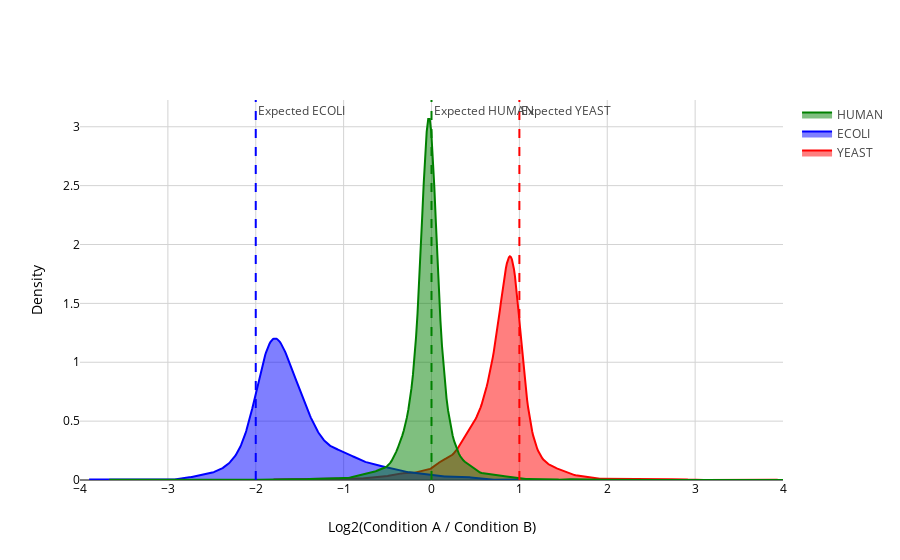
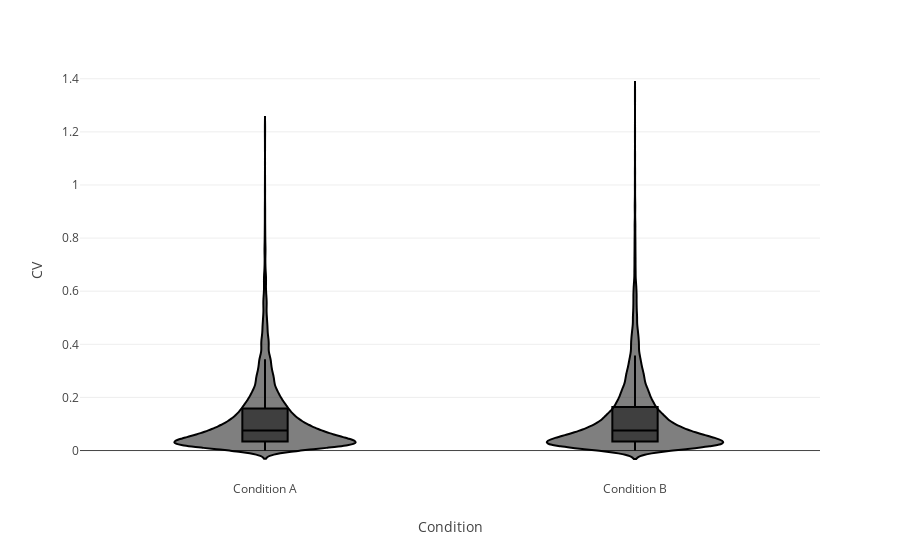
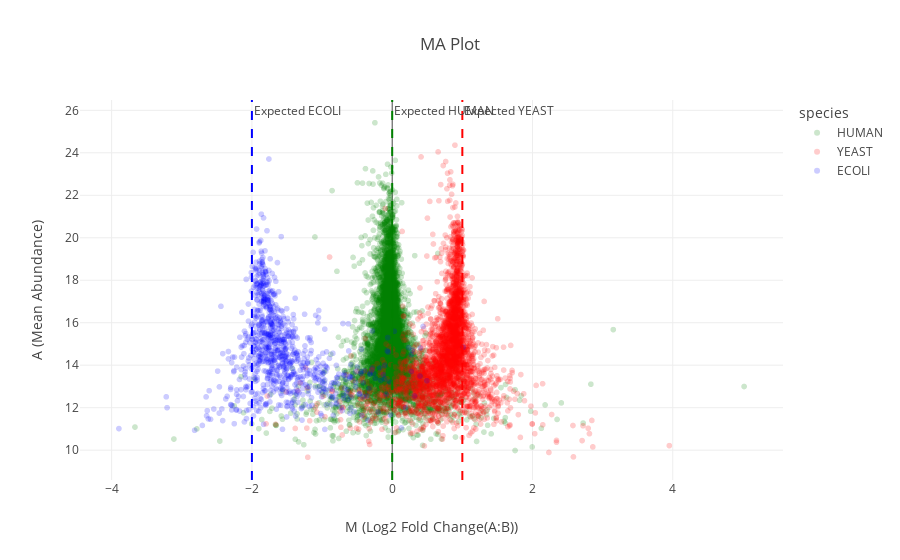

Write notebook code for charts like these, in order.
### Markdown cell above
## 2. In depth plots

### Code cell
# Generate the standard ProteoBench in-depth plots
try:
    print("🎨 Generating ProteoBench standard plots...")
    
    # Generate all the standard LFQ HYE plots
    plots = plot_generator.generate_in_depth_plots(
        performance_data=intermediate_df,
        parse_settings=parse_settings
    )
    
    print(f"✅ Generated {len(plots)} ProteoBench plots:")
    for plot_name in plots.keys():
        print(f"  • {plot_name}")
    
    # Display each plot
    plot_descriptions = plot_generator.get_in_depth_plot_descriptions()
    
    for plot_name, fig in plots.items():
        print(f"\n📊 {plot_name.upper()} PLOT:")
        print(f"📝 Description: {plot_descriptions.get(plot_name, 'No description available')}")
        
        # Show the plot
        fig.show()
    
    print("\n✅ All ProteoBench standard plots generated successfully!")
    
except Exception as e:
    print(f"❌ Error generating ProteoBench plots: {e}")
    import traceback
    traceback.print_exc()
    
    # Fallback to basic plotting if needed
    print("\n⚠️  Falling back to basic plotting...")
    
    # Create a simple fold change plot as fallback
    import plotly.express as px
    
    if 'log2_A_vs_B' in intermediate_df.columns and 'species' in intermediate_df.columns:
        fig = px.histogram(
            intermediate_df, 
            x='log2_A_vs_B', 
            color='species',
            title='Fold Change Distribution by Species',
            nbins=50,
            opacity=0.7
        )
        fig.update_layout(
            xaxis_title='Log2 Fold Change (A vs B)',
            yaxis_title='Count'
        )
        fig.show()
        print("✅ Basic fold change plot created as fallback!")

### Figure 1 — Plotly figure (JSON) as saved in the notebook; plotly's stock layout.template omitted (floating-point values rounded to 4 significant figures; data arrays with more than 128 entries replaced by an {"elided": "..."} marker saying what was removed)
{"data": [{"fill": "tozeroy", "legendgroup": "YEAST", "marker": {"color": "red"}, "mode": "lines", "name": "YEAST", "opacity": 0.4, "showlegend": true, "type": "scatter", "x": {"elided": "500 float values"}, "xaxis": "x", "y": {"elided": "500 float values"}, "yaxis": "y"}, {"fill": "tozeroy", "legendgroup": "ECOLI", "marker": {"color": "blue"}, "mode": "lines", "name": "ECOLI", "opacity": 0.4, "showlegend": true, "type": "scatter", "x": {"elided": "500 float values"}, "xaxis": "x", "y": {"elided": "500 float values"}, "yaxis": "y"}, {"fill": "tozeroy", "legendgroup": "HUMAN", "marker": {"color": "green"}, "mode": "lines", "name": "HUMAN", "opacity": 0.4, "showlegend": true, "type": "scatter", "x": {"elided": "500 float values"}, "xaxis": "x", "y": {"elided": "500 float values"}, "yaxis": "y"}], "layout": {"annotations": [{"showarrow": false, "text": "Expected YEAST", "x": 1, "xanchor": "left", "xref": "x", "y": 1, "yanchor": "top", "yref": "y domain"}, {"showarrow": false, "text": "Expected ECOLI", "x": -2, "xanchor": "left", "xref": "x", "y": 1, "yanchor": "top", "yref": "y domain"}, {"showarrow": false, "text": "Expected HUMAN", "x": 0, "xanchor": "left", "xref": "x", "y": 1, "yanchor": "top", "yref": "y domain"}], "barmode": "overlay", "hovermode": "closest", "legend": {"traceorder": "reversed"}, "shapes": [{"line": {"color": "red", "dash": "dash"}, "type": "line", "x0": 1, "x1": 1, "xref": "x", "y0": 0, "y1": 1, "yref": "y domain"}, {"line": {"color": "blue", "dash": "dash"}, "type": "line", "x0": -2, "x1": -2, "xref": "x", "y0": 0, "y1": 1, "yref": "y domain"}, {"line": {"color": "green", "dash": "dash"}, "type": "line", "x0": 0, "x1": 0, "xref": "x", "y0": 0, "y1": 1, "yref": "y domain"}], "xaxis": {"anchor": "y2", "color": "black", "domain": [0, 1], "gridcolor": "lightgray", "gridwidth": 1, "range": [-4, 4], "title": {"text": "Log2(Condition A / Condition B)"}, "zeroline": false}, "yaxis": {"anchor": "free", "color": "black", "domain": [0, 1], "gridcolor": "lightgray", "gridwidth": 1, "position": 0, "title": {"text": "Density"}}}}

### Figure 2 — Plotly figure (JSON) as saved in the notebook; plotly's stock layout.template omitted (floating-point values rounded to 4 significant figures; data arrays with more than 128 entries replaced by an {"elided": "..."} marker saying what was removed)
{"data": [{"alignmentgroup": "True", "box": {"visible": true}, "hovertemplate": "Condition=%{x}<br>CV=%{y}<extra></extra>", "legendgroup": "", "marker": {"color": "#000001"}, "name": "", "offsetgroup": "", "orientation": "v", "points": false, "scalegroup": "True", "showlegend": false, "type": "violin", "x": {"elided": "21224 str values"}, "x0": " ", "xaxis": "x", "y": {"elided": "21224 float values"}, "y0": " ", "yaxis": "y"}], "layout": {"legend": {"tracegroupgap": 0}, "margin": {"t": 60}, "violinmode": "group", "xaxis": {"anchor": "y", "domain": [0, 1], "title": {"text": "Condition"}}, "yaxis": {"anchor": "x", "domain": [0, 1], "title": {"text": "CV"}}}}

### Figure 3 — Plotly figure (JSON) as saved in the notebook; plotly's stock layout.template omitted (floating-point values rounded to 4 significant figures; data arrays with more than 128 entries replaced by an {"elided": "..."} marker saying what was removed)
{"data": [{"hovertemplate": "species=HUMAN<br>M (Log2 Fold Change(A:B))=%{x}<br>A (Mean Abundance)=%{y}<extra></extra>", "legendgroup": "HUMAN", "marker": {"color": "green", "opacity": 0.2, "size": 6, "symbol": "circle"}, "mode": "markers", "name": "HUMAN", "showlegend": true, "type": "scattergl", "x": {"elided": "6876 float values"}, "xaxis": "x", "y": {"elided": "6876 float values"}, "yaxis": "y"}, {"hovertemplate": "species=YEAST<br>M (Log2 Fold Change(A:B))=%{x}<br>A (Mean Abundance)=%{y}<extra></extra>", "legendgroup": "YEAST", "marker": {"color": "red", "opacity": 0.2, "size": 6, "symbol": "circle"}, "mode": "markers", "name": "YEAST", "showlegend": true, "type": "scattergl", "x": {"elided": "3344 float values"}, "xaxis": "x", "y": {"elided": "3344 float values"}, "yaxis": "y"}, {"hovertemplate": "species=ECOLI<br>M (Log2 Fold Change(A:B))=%{x}<br>A (Mean Abundance)=%{y}<extra></extra>", "legendgroup": "ECOLI", "marker": {"color": "blue", "opacity": 0.2, "size": 6, "symbol": "circle"}, "mode": "markers", "name": "ECOLI", "showlegend": true, "type": "scattergl", "x": {"elided": "1080 float values"}, "xaxis": "x", "y": {"elided": "1080 float values"}, "yaxis": "y"}], "layout": {"annotations": [{"showarrow": false, "text": "Expected YEAST", "x": 1, "xanchor": "left", "xref": "x", "y": 1, "yanchor": "top", "yref": "y domain"}, {"showarrow": false, "text": "Expected ECOLI", "x": -2, "xanchor": "left", "xref": "x", "y": 1, "yanchor": "top", "yref": "y domain"}, {"showarrow": false, "text": "Expected HUMAN", "x": 0, "xanchor": "left", "xref": "x", "y": 1, "yanchor": "top", "yref": "y domain"}], "legend": {"title": {"text": "species"}, "tracegroupgap": 0}, "shapes": [{"line": {"color": "red", "dash": "dash"}, "type": "line", "x0": 1, "x1": 1, "xref": "x", "y0": 0, "y1": 1, "yref": "y domain"}, {"line": {"color": "blue", "dash": "dash"}, "type": "line", "x0": -2, "x1": -2, "xref": "x", "y0": 0, "y1": 1, "yref": "y domain"}, {"line": {"color": "green", "dash": "dash"}, "type": "line", "x0": 0, "x1": 0, "xref": "x", "y0": 0, "y1": 1, "yref": "y domain"}], "title": {"text": "MA Plot"}, "xaxis": {"anchor": "y", "domain": [0, 1], "title": {"text": "M (Log2 Fold Change(A:B))"}}, "yaxis": {"anchor": "x", "domain": [0, 1], "title": {"text": "A (Mean Abundance)"}}}}
